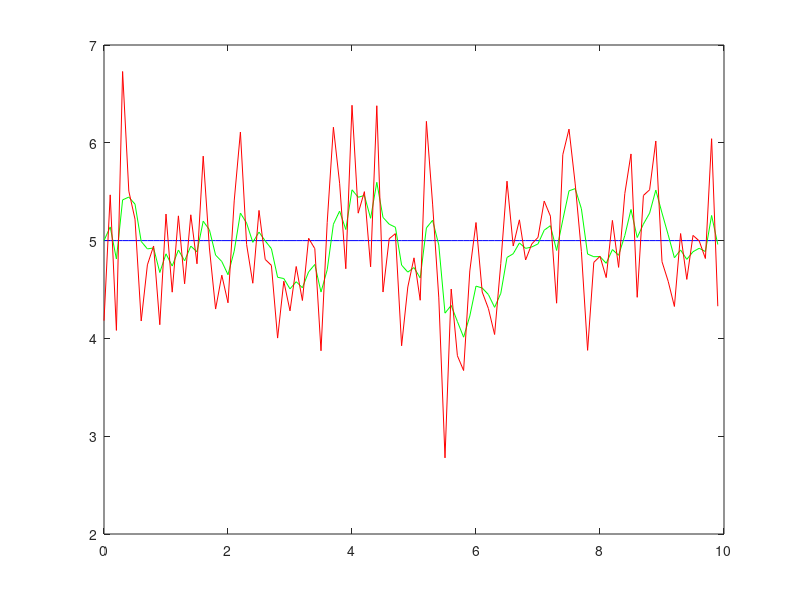

MATLAB code to generate this figure:
%{
Equations for KF.
Linear state space format:
xn=F*xp+G*up+w (F: system matrix  G: Input matrix  w: process noise)
yn=H*xn+vk (H: Observation matrix  vk: measurement noise)
Example: Voltage
equations:
predict:
xn(estimate)=A*xp(true)+B*up(true)
Pn(estimate)=A*Pp(true)*A'+Q
correction:
k=Pn(estimate)*H'*(H*Pn(estimate)*H'+R)^-1
xn(true)=xn(estimate)+k(z(measurement)-H*xn(estimate))
P(new true)=(I-k*H)*Pn(estimate)
(P: initial as identity, R: covariance of measurand-here only position
uncertainity, Q: 
%}

clc
close all
clear

n=100;
sp=0.1;
t=linspace(0, (n-1)*sp, n);
sens_unc=0.6;
V_rms=5*ones(1,100);
noise=normrnd(0, sens_unc, 1, n);
V_meas=5+noise;
V=zeros(1,100);
V(1)=V_rms(1);

R=sens_unc^2;
P=0.1*eye(1);
A=eye(1);
Q=normrnd(0, 0.04, 1, 1);
H=eye(1); %Vriable of estimation is the same with variable of measurement

for i=2:n
    V(i)=A*V(i-1);
    P=A*P*A'+Q;
    K=P*H'*inv(H*P*H'+R);
    V(i)=V(i)+K*(V_meas(i)-H*V(i));
    P=(eye(1)-K*H)*P;
end

figure;
plot(t, V_rms, 'b');
hold on;
plot(t, V, 'g');
plot(t, V_meas, 'r');
hold off;


